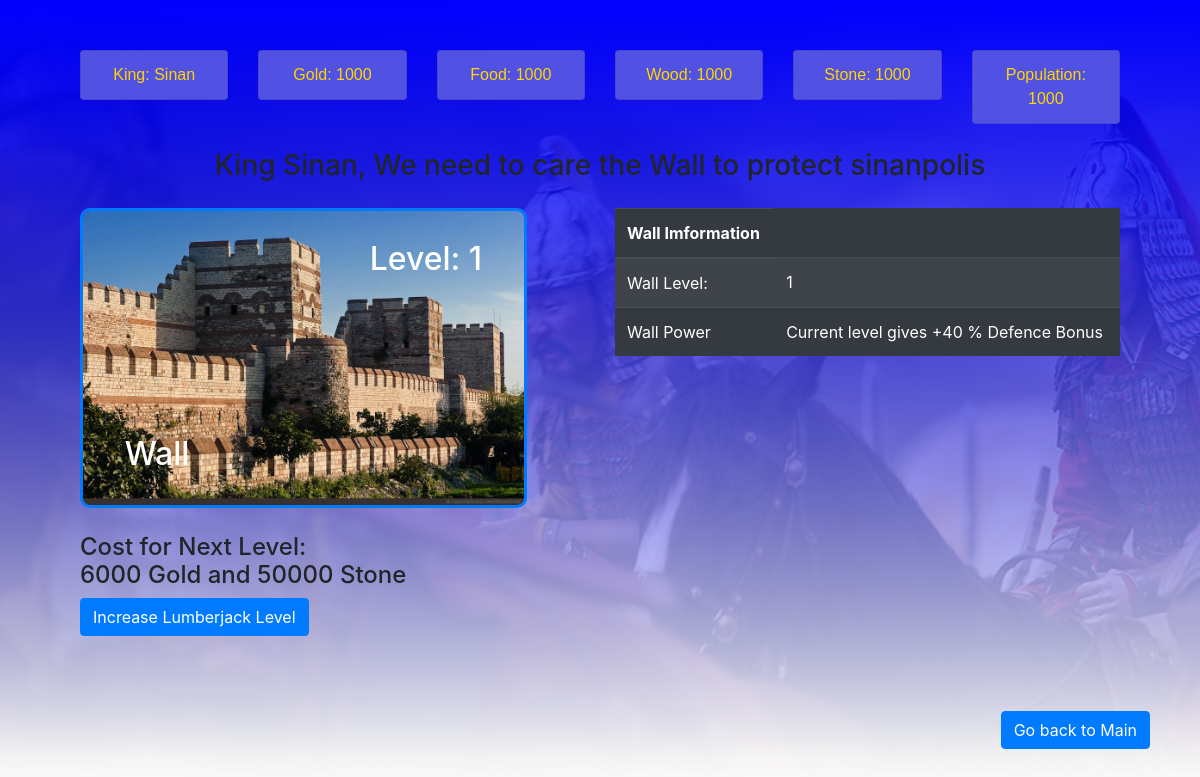
Page /wall (signed in) on the earlier database version.
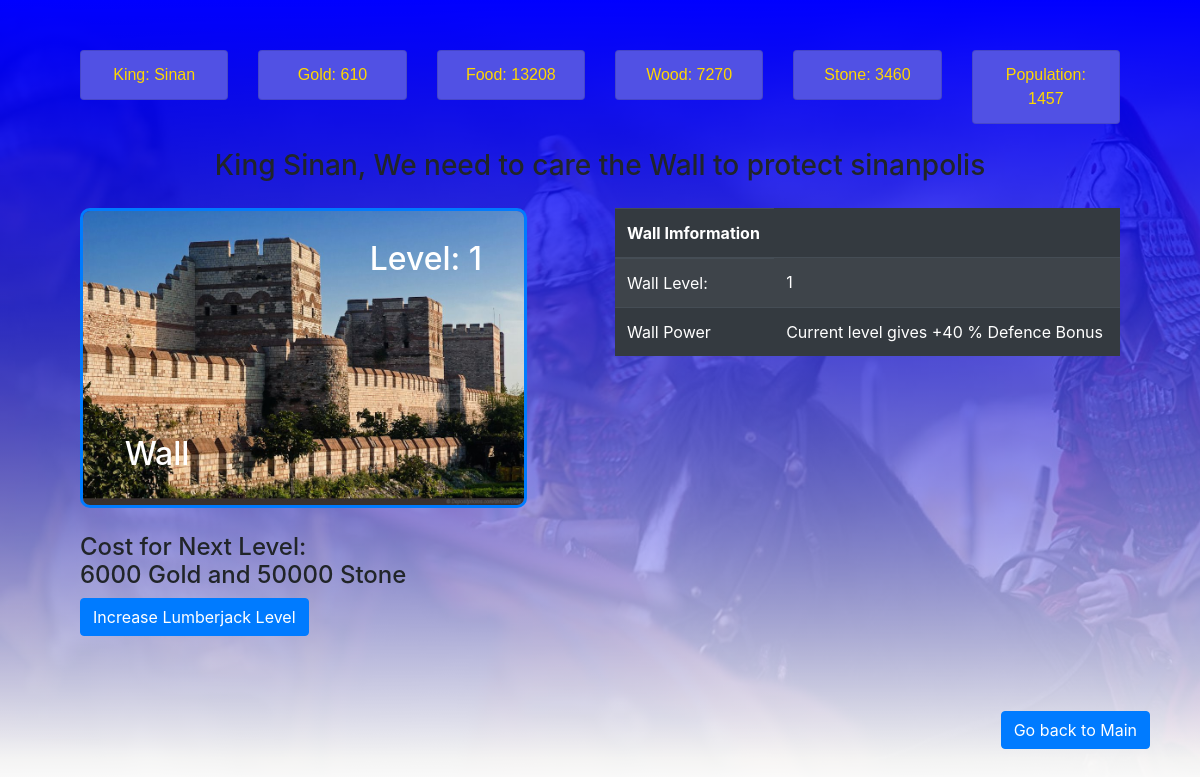
Same page on the later database version.
### models.py (models this page shows, shortened)
class Player(UserMixin, Model):
    player_name = CharField(unique=True)
    email = CharField(unique=True)
    password = CharField(max_length=100)
    joined_at = DateTimeField(default = datetime.datetime.now)
    is_admin = BooleanField(default=False)
    gold = IntegerField(default=1000)
    food = IntegerField(default=1000)
    wood = IntegerField(default=1000)
    stone = IntegerField(default=1000)
    research_point = IntegerField(default=1000)
    game_year = IntegerField(default=650)
    class Meta:
        database = DATABASE
        order_by = ("joined_at",)

class Population(Model):
    king_name = ForeignKeyField(Player, to_field="player_name")
    total_population = IntegerField(default=1000)
    unassingned_population = IntegerField(default=200)
    farmer = IntegerField(default=300)
    stone_worker = IntegerField(default=100)
    gold_miner = IntegerField(default=100)
    lumberjack = IntegerField(default=100)
    spearman = IntegerField(default=100)
    swordsman = IntegerField(default=30)
    archers = IntegerField(default=20)
    ligth_cavalry = IntegerField(default=20)
    heavy_cavalry = IntegerField(default=10)
    mounted_archer = IntegerField(default=20)
    class Meta:
        database = DATABASE

### app.py (the view)
@app.route('/wall')
@login_required
def wall():
    village_data = models.City.get(models.City.king_of_city == g.user.player_name)
    population_data = models.Population.get(models.Population.king_name == g.user.player_name)
    player = models.Player.get(models.Player.email == g.user.email)
    return render_template("wall.html", village_data = village_data, population_data= population_data,player=player)

### app.py (called while the page is built)
@login_manager.user_loader
def load_player(player_id):
    try:
        return models.Player.get(models.Player.id == player_id)
    except models.DoesNotExist:
        return None

@app.before_request
def before_request():
    g.db = models.DATABASE
    g.db.connect()
    g.user = current_user

@app.after_request
def after_request(response):
    g.db.close()
    return response

@app.teardown_request
def _db_close(response):
    if not g.db.is_closed():
        g.db.close()

### templates/wall.html (shortened to what this page needs)
{% extends "game_main.html" %}
{% block content %}
<div >
    <div class="game_main_row col-12">
        <div class="col-12 col-sm-4 col-md-4 col-lg-2">
            <li class="list-group-item">King: {{player.player_name.capitalize()}} </li>
        </div>
        <div class="col-12 col-sm-4 col-md-4 col-lg-2">
            <li class="list-group-item">Gold: {{player.gold}}</li>
        </div>
        <div class="col-12 col-sm-4 col-md-4 col-lg-2">
            <li class="list-group-item">Food: {{player.food}}</li>
        </div>
        <div class="col-12 col-sm-4 col-md-4 col-lg-2">
            <li class="list-group-item">Wood: {{player.wood}}</li>
        </div>
        <div class="col-12 col-sm-4 col-md-4 col-lg-2">
            <li class="list-group-item">Stone: {{player.stone}}</li>
        </div>
        <div class="col-12 col-sm-4 col-md-4 col-lg-2">
            <li class="list-group-item">Population: {{population_data.total_population}}</li>
        </div>
    </div>
</div>
<div class="col-12">
    <div style=" text-align: center ;margin-bottom: 25px;">
            <h3>King {{player.player_name.capitalize()}}, We need to care the Wall to protect {{village_data.city_name}}</h3>
    </div>
</div>
<div class="game_main_row">
<div class="col-12"  >
    <div class=" col-sm-12 col-md-12 col-lg-6">
        <div >
            <h2 class="game_main_image_title"> Wall </h2>
            <h2 class="village_image_city_level"> Level: {{village_data.wall_level}}</h2>
            <a  href="{{url_for('village')}}"><img src="static/images/city_wall_image.jpg" alt="forest"></a>
        </div>
        <div >
            <h4 > Cost for Next Level: <br> {{3000 * (2 ** (village_data.wall_level )) }} Gold and {{25000 * (2 ** (village_data.wall_level) )}} Stone</h4>
            <a class="btn btn-primary" href="{{url_for('wall_level_up')}}">Increase Lumberjack Level</a>
        </div>
    </div>
    <div class=" col-sm-12 col-md-12 col-lg-6">
            <table class="table table-dark table-striped">
                    <thead>
                      <tr>
                        <th scope="col">Wall Imformation</th>
                      </tr>
                    </thead>
                    <tbody>
                      <tr>
                        <td>Wall Level:</td>
                        <td>{{village_data.wall_level}}</td>
                       </tr>
                      <tr>
                        <td>Wall Power</td>
                        <td>Current level gives +{{ 30 + (village_data.wall_level * 10) }} % Defence Bonus</td>
                      </tr>
                    </tbody>
                  </table>
        </div>
      </div>
</div>
<a style="position: relative; float: right; margin-bottom: 50px" class="btn btn-primary " href="{{url_for('village')}}"> Go back to Main</a>
{% endblock %}

Differences in the rows shown:
changed Player "Sinan": gold "1000" → "610"; food "1000" → "13208"; wood "1000" → "7270"; stone "1000" → "3460"
changed Population: total_population "1000" → "1457"
